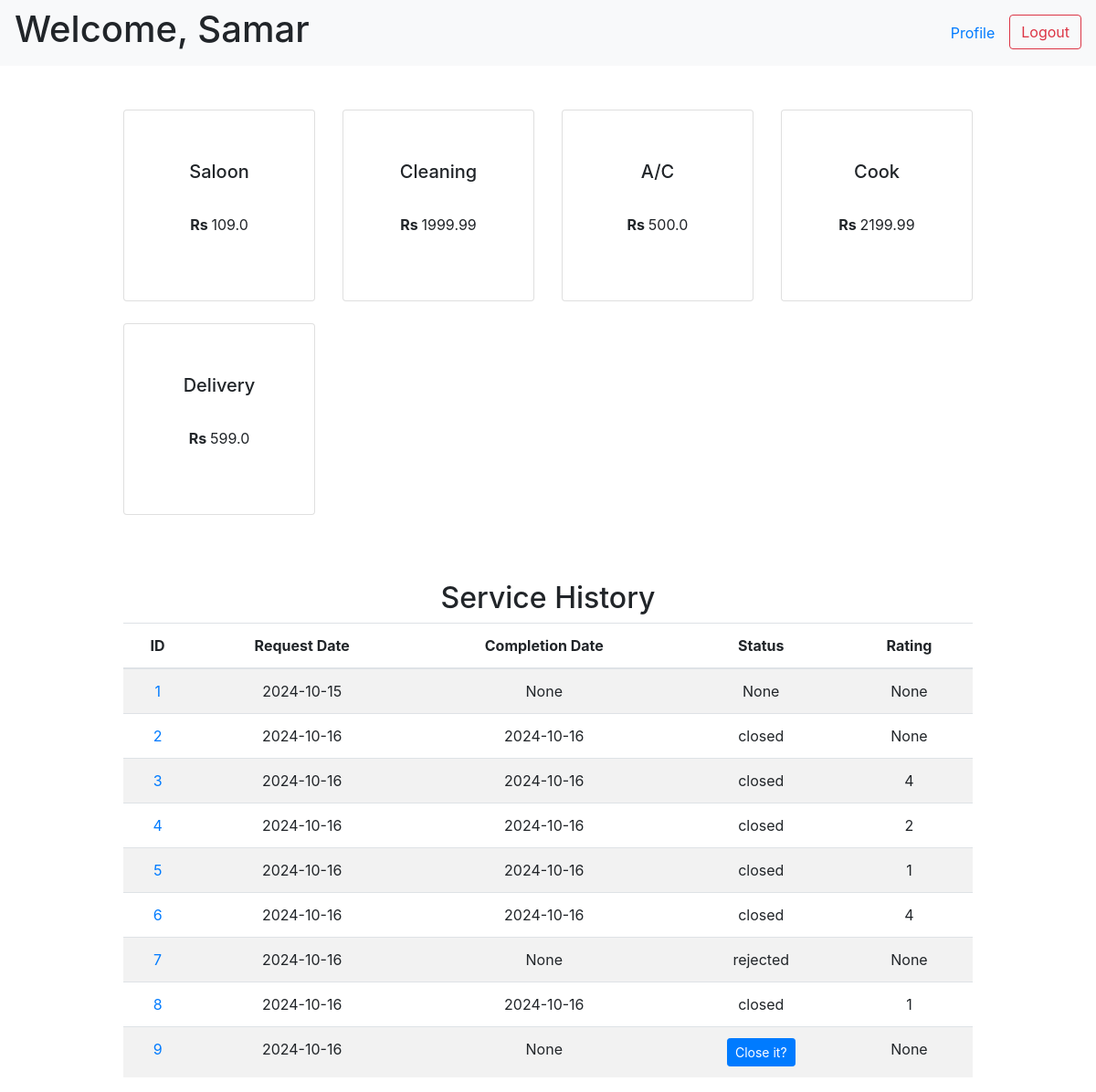
Before: /customer (signed in) with the older database file.
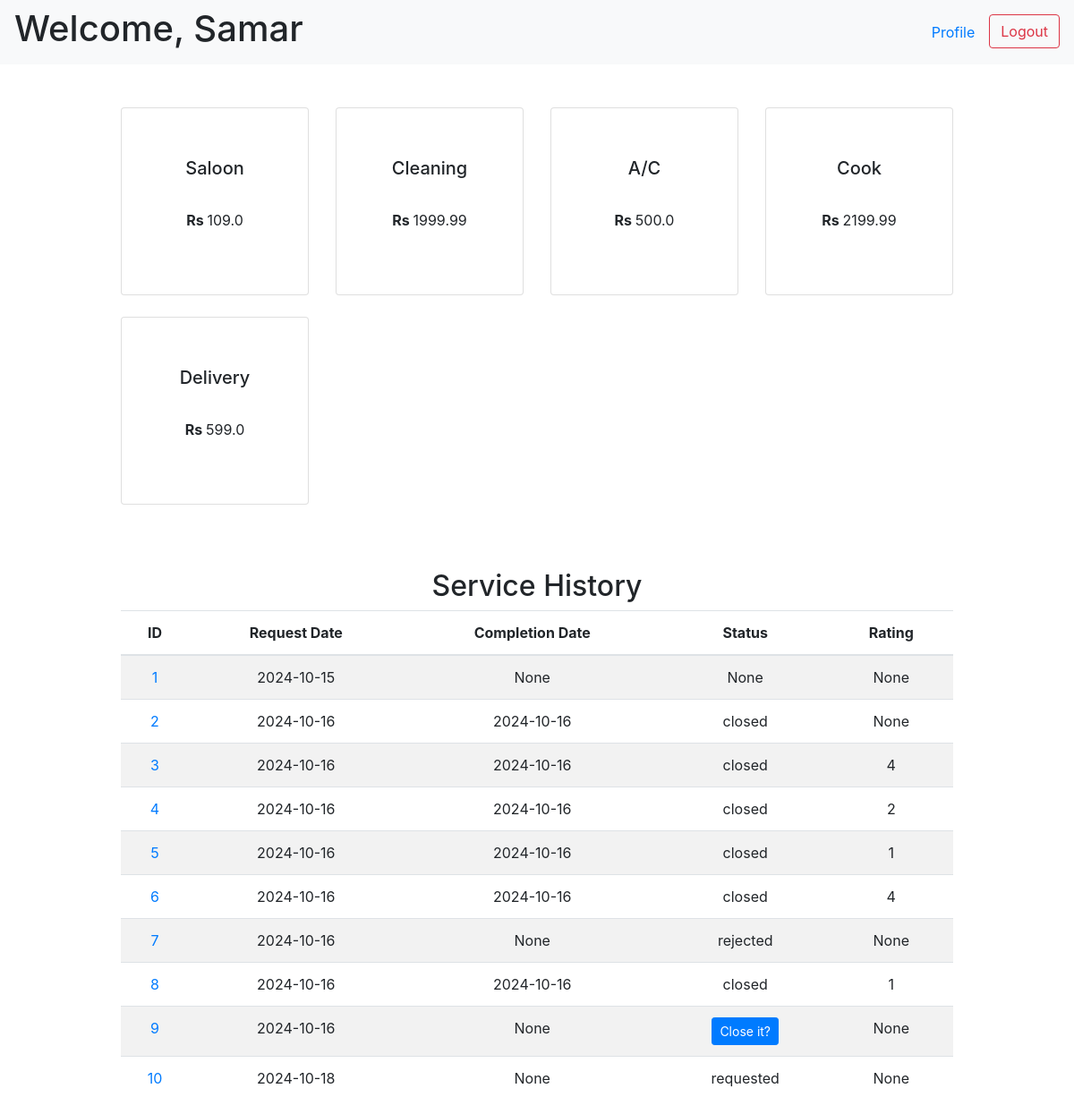
After: the same page with the newer database file.
### tables this page shows
CREATE TABLE "services" (
    "id" INTEGER,
    "name" TEXT NOT NULL UNIQUE,
    "description" TEXT NOT NULL,
    "price" REAL NOT NULL,
    PRIMARY KEY("id")
);

CREATE TABLE "service_requests" (
    "id" INTEGER,
    "service_id" INTEGER NOT NULL,
    "customer_id" INTEGER NOT NULL,
    "professional_id" INTEGER NOT NULL,
    "date_of_request" DATETIME DEFAULT CURRENT_TIMESTAMP,
    "date_of_completion" DATETIME,
    "status" TEXT DEFAULT 'requested' CHECK("status" in ('requested', 'accepted', 'rejected', 'closed')),
    "rating" INTEGER,
    "remarks" TEXT,
    PRIMARY KEY("id"),
    FOREIGN KEY("service_id") REFERENCES "services"("id") ON DELETE CASCADE,
    FOREIGN KEY("customer_id") REFERENCES "customers"("id") ON DELETE CASCADE,
    FOREIGN KEY("professional_id") REFERENCES "professionals"("id") ON DELETE CASCADE
);

### app.py (the view, shortened to what this page needs)
@app.route("/customer", methods=["GET", "POST"])
def customer_homepage():
    if "username" in session and "password" in session:
        customer = helper.fetch_customer(email=session["username"],
                                        password=session["password"])
        if customer and customer['status'] == 'active':
            services = helper.fetch_services()
            service_requests = helper.fetch_service_req(customer_id=session['username'])
            return render_template("customer.html", customer=customer, services=services,
                                requests=service_requests, packages=None)
        elif customer and customer['status'] == 'block':
            flash("You are currently blocked!", 'error')
            return redirect(url_for("login"))
        else:
            flash("Invalid credentials", 'error')
            return redirect(url_for("login"))
    else:
        flash("Invalid credentials", 'error')
        return redirect(url_for("login"))

### app.py (called while the page is built)
@app.after_request
def add_header(response):
    response.headers['Cache-Control'] = 'no-store, no-cache, must-revalidate, post-check=0, pre-check=0, max-age=0'
    response.headers['Pragma'] = 'no-cache'
    response.headers['Expires'] = '-1'
    return response

### helper.py (called while the page is built)
def get_db():
    connection = sqlite3.connect("database.db")
    connection.execute("PRAGMA foreign_keys = ON")
    connection.row_factory = sqlite3.Row
    return connection

def fetch_customer(email, password):
    with get_db() as connection:
        db = connection.cursor()
        return db.execute("SELECT * FROM customers WHERE email = ? AND password = ?",
                (email, password)).fetchone()

def fetch_services():
    with get_db() as connection:
        db = connection.cursor()
        return db.execute("SELECT * FROM services").fetchall()

### templates/customer.html (shortened to what this page needs)
<!DOCTYPE html>
<html lang="en">
<head>
    <link rel="stylesheet" href="https://cdn.jsdelivr.net/npm/bootstrap@4.0.0/dist/css/bootstrap.min.css">
</head>
<body>
    <nav class="navbar navbar-expand-lg navbar-light bg-light">
        <h1>Welcome, {{ customer["fname"] }}</h1>
        <ul class="nav ml-auto">
            <li class="nav-item">
                <a class="nav-link" href="" data-toggle="modal"
                    data-target="#customerModal{{ customer['id'] }}">Profile</a>
            </li>
            <li>
                <form action="/logout" class="d-inline">
                    <button type="submit" class="btn btn-outline-danger">Logout</button>
                </form>
            </li>
        </ul>
    </nav>
    <div class="container mt-5">
        <div class="row">
            {% for service in services %}
            <div class="col-md-3 mb-4">
                <form method="POST" action="/customer">
                    <button type="submit" class="card-link" style="border:none; background:none; padding:0;">
                        <div class="card square-card">
                            <div class="card-body">
                                <h5 class="card-title">{{ service['name'] }}</h5>
                                <p><strong>Rs </strong>{{ service['price'] }}</p>
                            </div>
                        </div>
                    </button>
                </form>
            </div>
            {% endfor %}
        </div>
    </div>
    <div class="container mt-5 text-center">
        <h2>Service History</h2>
        <div class="table-responsive">
            <table class="table table-striped">
                <thead>
                    <tr>
                        <th>ID</th>
                        <th>Request Date</th>
                        <th>Completion Date</th>
                        <th>Status</th>
                        <th>Rating</th>
                    </tr>
                </thead>
                <tbody>
                    {% for request in requests %}
                    <tr>
                        <td>
                            <a href="" data-toggle="modal"
                                data-target="#requestInfoModal{{ request['id'] }}">
                                {{ request['id'] }}</a>
                        </td>
                        <td>{{ request['request_date'] }}</td>
                        <td>{{ request['completion_date'] }}</td>
                        <td>
                            {% if request['status'] == 'accepted' %}
                            <button type="button" class="btn btn-primary btn-sm" data-toggle="modal" data-target="#closeServiceModal{{ request['id'] }}">
                                Close it?
                            </button>
                            {% else %}
                                {{ request['status'] }}
                            {% endif %}
                        </td>
                        <td>{{ request['rating'] }}</td>
                    </tr>
                    {% endfor %}
                </tbody>
            </table>
        </div>
    </div>
</body>
</html>

Changed rows visible on the page:
added service_requests: id "10", request_date "2024-10-18", completion_date "None", status "requested", rating "None"
